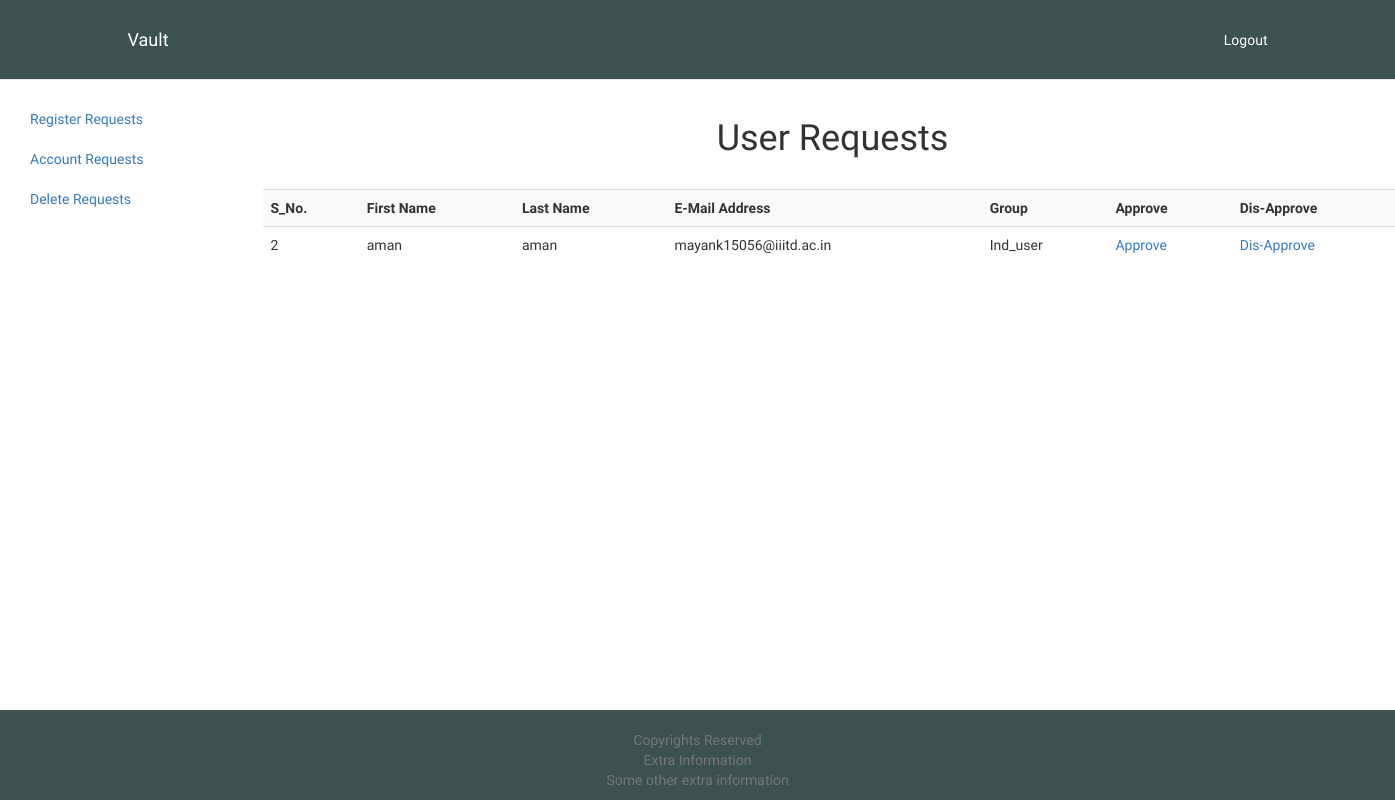
Before: /administrator/Account/ (signed in) with the older database file.
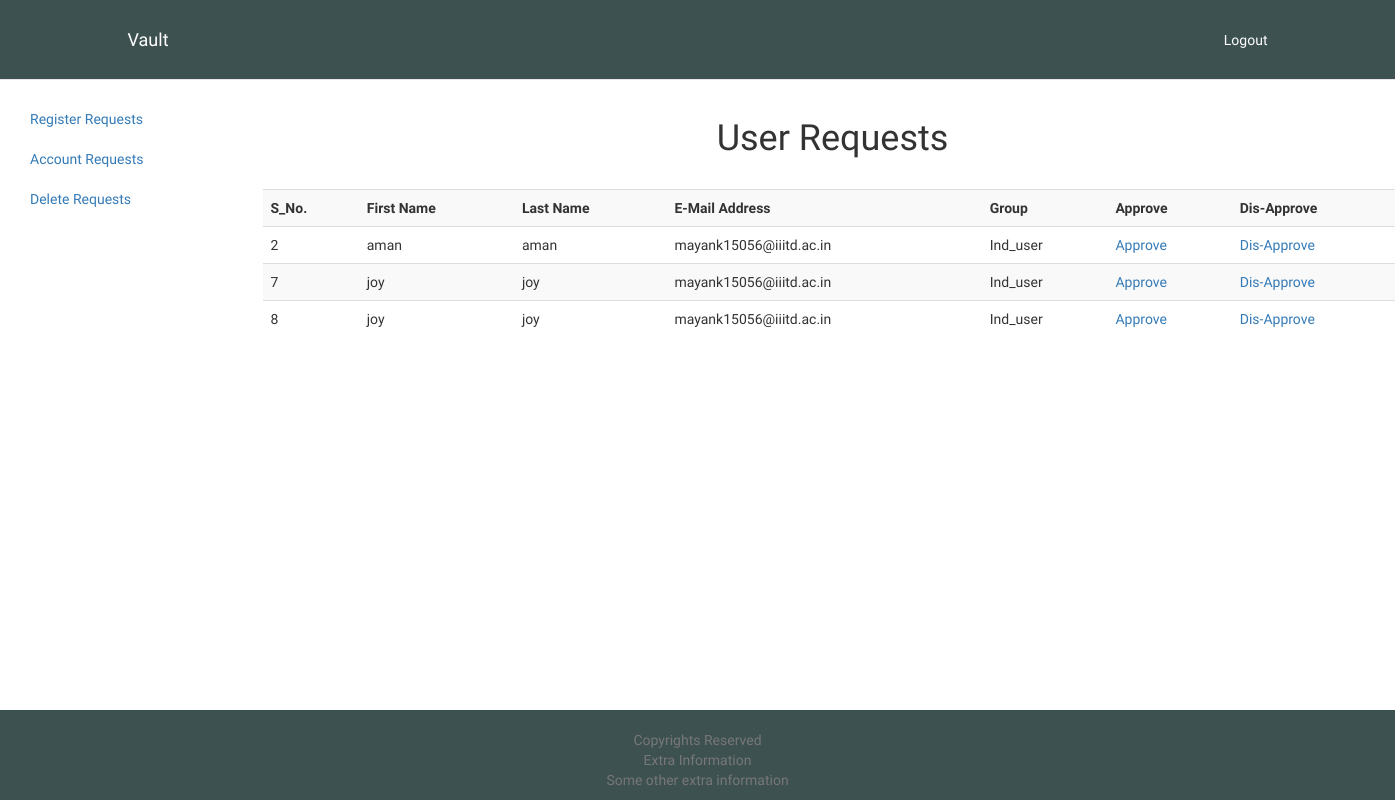
After: the same page with the newer database file.
### vault/models.py (models this page shows, shortened)
class registerRequests(models.Model):
	user_data = models.ForeignKey(User, on_delete=models.CASCADE, null=True)
	first_name = models.CharField(max_length=250, blank=False)
	last_name = models.CharField(max_length=250, blank=False)
	e_mail = models.CharField(max_length=250, blank=False)
	group = models.CharField(max_length=250, blank=False)
	type_of_req=models.CharField(max_length=250, blank=False)

### vault/views.py (the view)
# urls.py: url(r'^administrator/(?P<request_type>\w+)/$', views.administrator, name='administrator'),
@login_required(login_url='/login')
def administrator(request, request_type):
	group=login_success(request)
	if not(request.user.groups.filter(name="Administrator").exists()):
		return group
	valid_types=[
		'Register',
		'Account',
		'Delete',
	]
	if(request_type in valid_types):
		context={
			'request_type': request_type,
			'register_requests':registerRequests.objects.filter(type_of_req=request_type),
		}
		return render(request, 'vault/administrator.html', context)
	else:
		raise Http404("Incorrect Account Type")

### vault/views.py (called while the page is built)
def login_success(request):
	if request.user.groups.filter(name="Regular").exists():
		return redirect('vault:vaultInternal')
	elif request.user.groups.filter(name="Administrator").exists():
		return redirect('vault:administrator', 'Register')
	elif request.user.groups.filter(name="Manager").exists():
		return redirect('vault:vaultManager')
	elif request.user.groups.filter(name="Ind_user").exists():
		return redirect('vault:vaultExternal')
	elif request.user.groups.filter(name="Organization").exists():
		return redirect('vault:vaultExternal')
	else:
		return redirect('/login')

### vault/templates/vault/administrator.html
{% extends 'vault/administratorBase.html' %}
{% load staticfiles %}
{% block nav %}
<div class="container">
	<center><h1>User Requests</h1></center>
	<br>
	<table class="table table-striped">
		<tr>
			<th>S_No.</th>
			<th>First Name</th>
			<th>Last Name</th>
			<th>E-Mail Address</th>
			<th>Group</th>
			<th>Approve</th>
			<th>Dis-Approve</th>
		</tr>
		{% for request in register_requests %}
		<tr>
			<td>{{ request.pk }}</td>
			<td>{{ request.first_name }}</td>
			<td>{{ request.last_name }}</td>
			<td>{{ request.e_mail }}</td>
			<td>{{ request.group }}</td>
			<td><a href="{% url 'vault:requestApprove' request_type request.pk %}">Approve</a></td>
			<td><a href="{% url 'vault:requestDisapprove' request_type request.pk %}">Dis-Approve</a></td>
		</tr>
		{% endfor %}
	</table>
</div>
{% endblock %}

### vault/templates/vault/administratorBase.html (shortened to what this page needs)
{% extends 'vault/base.html' %}
{% load staticfiles %}
{% block body %}
<div class="container-fluid">
  <div class="row">
    <div class="col-sm-2">
      <ul class="nav">
        <li><a href="{% url 'vault:administrator' 'Register' %}">Register Requests</a></li>
        <li><a href="{% url 'vault:administrator' 'Account'%}">Account Requests</a></li>
        <li><a href="{% url 'vault:administrator' 'Delete'%}">Delete Requests</a></li>
      </ul>
    </div>
    <div class="col-sm-10">
    {% block nav %}
    {% endblock %}
    </div>
  </div>
</div>
{% endblock %}

### vault/templates/vault/base.html (shortened to what this page needs)
<!DOCTYPE html>
<html lang="en">
  <head>
    <link rel="stylesheet" href="https://maxcdn.bootstrapcdn.com/bootstrap/3.3.7/css/bootstrap.min.css">
    {% load staticfiles %}
    <link href="{% static 'vault/css/base.css' %}" rel="stylesheet">
  </head>
  <body>
    <nav class="navbar navbar-default navbar-static-top">
      <div class="container">
        <div class="navbar-header">
          <a class="navbar-brand" href="{% url 'vault:vaultHome' %}">Vault</a>
        </div>
        <div id="navbar" class="navbar-collapse collapse">
          <ul class="nav navbar-nav navbar-right">
            <li><a href="{% url 'vault:logout' %}">Logout</a></li>
          </ul>
        </div>
      </div>
    </nav>
    {% block body %}
    {% endblock %}
    <footer class="footer">
    <center>
      <div class="container">
      <br>
        <p class="text-muted">Copyrights Reserved<br>
        Extra Information
        <br>
        Some other extra information</p>
      </div>
    </center>
    </footer>
  </body>
</html>

### vault/static/vault/css/base.css (style rules this page uses)
html { position: relative; min-height: 100%; }
body { font-family: 'Raleway', sans-serif; margin-bottom: 60px; }
.footer { position: absolute; bottom: 0; width: 100%; height: 90px; background-color: #3e5151; }
.navbar-static-top { margin-bottom: 19px; }
.navbar-default { height: 80px; }
.navbar-default .navbar-nav > li > a, .navbar-brand { padding-top: 0; padding-bottom: 0; line-height: 80px; color: #ffffff; }
.navbar { background-color: #3e5151; }
.navbar .navbar-brand { color: #ffffff; }
.navbar .navbar-collapse, .navbar .navbar-form { border-color: #ffffff; }

Changed rows visible on the page:
added registerRequests: pk "7", first_name "joy", last_name "joy", e_mail "mayank15056@iiitd.ac.in", group "Ind_user"
added registerRequests: pk "8", first_name "joy", last_name "joy", e_mail "mayank15056@iiitd.ac.in", group "Ind_user"
